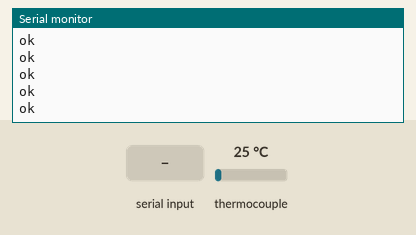
Recording of a sketch running on a simulated Arduino Uno, built with avr-gcc and run on an emulated ATmega328P. On the bench: the last lines printed to the serial monitor. Inputs (shaded band) come from the test bench; at power-on: thermocouple 25 °C.

Above: at 2.0 s.
2.1 s: "M105 1\n" received over Serial
At 2.7 s:
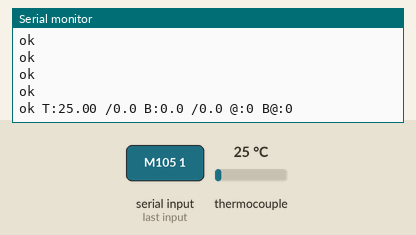
3.6 s: "M115 1\n" received over Serial
At 4.8 s:
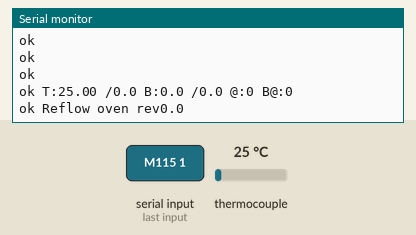
5.1 s: "M104 1\n" received over Serial
At 6.2 s:
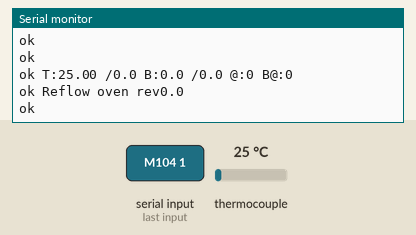

The sketch:

reflowOven.ino
```cpp
// BOF preprocessor bug prevent - insert me on top of your arduino-code
// From: http://www.a-control.de/arduino-fehler/?lang=en
#if 1
__asm volatile ("nop");
#endif

#include <math.h>
#include <PID_v1.h>

#define USE_MAX31855
#ifdef  USE_MAX31855
  #define thermocoupleSOPin 3
  #define thermocoupleCSPin 4
  #define thermocoupleCLKPin 5
  #include <Adafruit_MAX31855.h>
  Adafruit_MAX31855 thermocouple(thermocoupleCLKPin, thermocoupleCSPin, thermocoupleSOPin);
#endif

// GCODE commands
char inData[20]; // Allocate some space for the string
char inChar; // Where to store the character read
byte index = 0; // Index into array; where to store the character

// low frequency PWM
unsigned long lastFlip=0;
boolean statusPWM=0;

// reading temperature every ...ms
unsigned long lastReadTemp=0;
unsigned long periodReadTemp=1000;

// PID
#define PID_KP_PREHEAT 100
#define PID_KI_PREHEAT 0.025
#define PID_KD_PREHEAT 20
double setpoint;
double input;
double output;
double kp = PID_KP_PREHEAT;
double ki = PID_KI_PREHEAT;
double kd = PID_KD_PREHEAT;

PID reflowOvenPID(&input, &output, &setpoint, kp, ki, kd, DIRECT);


double Thermister(int RawADC) {
 double Temp;
 RawADC =1024-RawADC;
 Temp = log(((10240000/RawADC) - 10000));
 Temp = 1 / (0.001129148 + (0.000234125 + (0.0000000876741 * Temp * Temp ))* Temp );
 Temp = Temp - 273.15;            // Convert Kelvin to Celcius
 //Temp = (Temp * 9.0)/ 5.0 + 32.0; // Convert Celcius to Fahrenheit
 return Temp;
}

double readTemp()
{
  #ifdef  USE_MAX31855
    double Temp;
    for (int i=0;i<5;i++)
    {
       Temp = thermocouple.readCelsius();
       if (!isnan(Temp))
         return Temp;
    }
  #else
      return(Thermister(analogRead(0)));
  #endif
}

int getTempCommand(char* command)
{
  char inDataCopy[20];
  strcpy(inDataCopy,inData);

  char * pch;

  pch = strtok (inDataCopy," ");
  while (pch != NULL)
  {
    if (pch[0] == 'S')
    {
      return(atoi(pch+1));
    }
    pch = strtok (NULL, " ");
  }
}


void setup() {
 Serial.begin(115200);
 pinMode(8, OUTPUT);


 Serial.println("Reflow Oven for Acolab");

 for (int i=0; i<8; i++)
 {
   Serial.println("ok");
   delay(100);
 }

  reflowOvenPID.SetMode(MANUAL);
  reflowOvenPID.SetOutputLimits(0.0,100.0);
  reflowOvenPID.SetTunings(kp,ki,kd);
  reflowOvenPID.SetSampleTime(8000);
}

void loop()
{
   while(Serial.available() > 0) // Don't read unless
                                // there you know there is data
   {
       if(index < 19) // One less than the size of the array
       {
           inChar = Serial.read(); // Read a character

           if ((inChar == '\n') | (inChar == '\r'))
           {
             //end of command

             if (index>1)
             {
               Serial.print("ok "); //it is a command

               if (strstr(inData, "M105") != NULL)
               {
                  Serial.print("T:");
                  Serial.print(input);
                  Serial.println(" /0.0 B:0.0 /0.0 @:0 B@:0");
               }
               else if (strstr(inData, "M115") != NULL)
               {
                  Serial.println("Reflow oven rev0.0");
               }
               else if (strstr(inData, "M104") != NULL)
               {
                  setpoint = getTempCommand(inData);
                  if (setpoint==0) {reflowOvenPID.SetMode(MANUAL);}
                  else {reflowOvenPID.SetMode(AUTOMATIC);}
               }
               else
               {
                  Serial.println("");
               }
             }

             index=0;
           }
           else
           {
              inData[index] = inChar; // Store it
              index++; // Increment where to write next
              inData[index] = '\0'; // Null terminate the string
           }
       }
   }

   //Manage low frequency PWM
   unsigned long now = millis();
   if (statusPWM==0)
   {
     if (now - lastFlip >= (100-(int)output)*20)
     {
        statusPWM=1;
        digitalWrite(8,1);
        lastFlip=now;
     }
   }
   else
   {
     if (now - lastFlip >= (int)output*20)
     {
        statusPWM=0;
        digitalWrite(8,0);
        lastFlip=now;
     }
   }

   //Read Temperature
   if (now - lastReadTemp >= periodReadTemp)
   {
      input = readTemp();

      lastReadTemp = now;
      //Serial.println((int)output);
   }


   //PID Compute()
   reflowOvenPID.Compute();
}
```

Measured:
- after the input at 2.1 s, the serial monitor: prints a new line at once (image 1)
- after the input at 3.6 s, the serial monitor: prints a new line at once (image 2)
- after the input at 5.1 s, the serial monitor: prints a new line at once (image 3)
